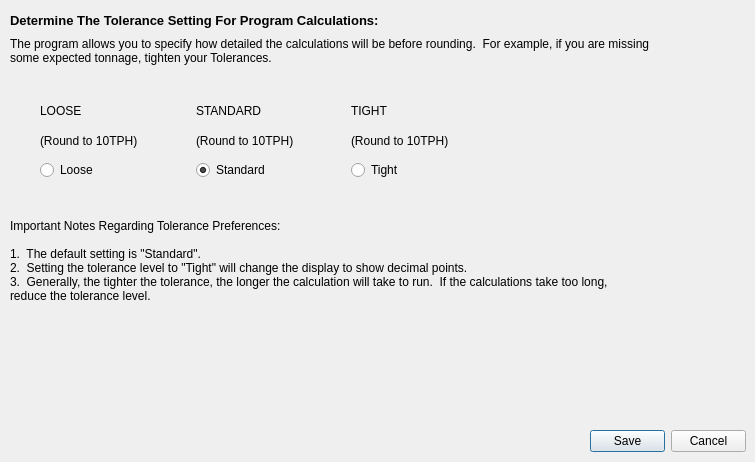
     <widget class="QWidget" name="TolerancesTab">
      <attribute name="title">
       <string>Tolerances</string>
      </attribute>
      <widget class="QLabel" name="label_101">
       <property name="geometry">
        <rect>
         <x>10</x>
         <y>10</y>
         <width>431</width>
         <height>21</height>
        </rect>
       </property>
       <property name="font">
        <font>
         <pointsize>10</pointsize>
         <weight>75</weight>
         <bold>true</bold>
         <underline>false</underline>
        </font>
       </property>
       <property name="text">
        <string>Determine The Tolerance Setting For Program Calculations:</string>
       </property>
      </widget>
      <widget class="QLabel" name="label_102">
       <property name="geometry">
        <rect>
         <x>10</x>
         <y>30</y>
         <width>671</width>
         <height>41</height>
        </rect>
       </property>
       <property name="font">
        <font>
         <pointsize>9</pointsize>
         <weight>50</weight>
         <bold>false</bold>
         <underline>false</underline>
        </font>
       </property>
       <property name="text">
        <string>The program allows you to specify how detailed the calculations will be before rounding.  For example, if you are missing
some expected tonnage, tighten your Tolerances.</string>
       </property>
      </widget>
      <widget class="QLabel" name="label_162">
       <property name="geometry">
        <rect>
         <x>10</x>
         <y>190</y>
         <width>661</width>
         <height>141</height>
        </rect>
       </property>
       <property name="font">
        <font>
         <pointsize>9</pointsize>
         <weight>50</weight>
         <bold>false</bold>
         <underline>false</underline>
        </font>
       </property>
       <property name="text">
        <string>Important Notes Regarding Tolerance Preferences:

1.  The default setting is &quot;Standard&quot;.
2.  Setting the tolerance level to &quot;Tight&quot; will change the display to show decimal points.
3.  Generally, the tighter the tolerance, the longer the calculation will take to run.  If the calculations take too long,
reduce the tolerance level.</string>
       </property>
      </widget>
      <widget class="QDialogButtonBox" name="buttonBox_6">
       <property name="geometry">
        <rect>
         <x>590</x>
         <y>430</y>
         <width>156</width>
         <height>23</height>
        </rect>
       </property>
       <property name="standardButtons">
        <set>QDialogButtonBox::Cancel|QDialogButtonBox::Save</set>
       </property>
      </widget>
      <widget class="QWidget" name="">
       <property name="geometry">
        <rect>
         <x>40</x>
         <y>100</y>
         <width>461</width>
         <height>21</height>
        </rect>
       </property>
       <layout class="QHBoxLayout" name="horizontalLayout_53">
        <item>
         <widget class="QLabel" name="label_163">
          <property name="text">
           <string>LOOSE</string>
          </property>
         </widget>
        </item>
        <item>
         <widget class="QLabel" name="label_164">
          <property name="text">
           <string>STANDARD</string>
          </property>
         </widget>
        </item>
        <item>
         <widget class="QLabel" name="label_165">
          <property name="text">
           <string>TIGHT</string>
          </property>
         </widget>
        </item>
       </layout>
      </widget>
      <widget class="QWidget" name="">
       <property name="geometry">
        <rect>
         <x>40</x>
         <y>130</y>
         <width>461</width>
         <height>21</height>
        </rect>
       </property>
       <layout class="QHBoxLayout" name="horizontalLayout_54">
        <item>
         <widget class="QLabel" name="label_166">
          <property name="text">
           <string>(Round to 10TPH)</string>
          </property>
         </widget>
        </item>
        <item>
         <widget class="QLabel" name="label_167">
          <property name="text">
           <string>(Round to 10TPH)</string>
          </property>
         </widget>
        </item>
        <item>
         <widget class="QLabel" name="label_168">
          <property name="text">
           <string>(Round to 10TPH)</string>
          </property>
         </widget>
        </item>
       </layout>
      </widget>
      <widget class="QWidget" name="">
       <property name="geometry">
        <rect>
         <x>40</x>
         <y>160</y>
         <width>461</width>
         <height>21</height>
        </rect>
       </property>
       <layout class="QHBoxLayout" name="horizontalLayout_55">
        <item>
         <widget class="QRadioButton" name="radioButton_49">
          <property name="text">
           <string>Loose</string>
          </property>
         </widget>
        </item>
        <item>
         <widget class="QRadioButton" name="radioButton_50">
          <property name="text">
           <string>Standard</string>
          </property>
          <property name="checked">
           <bool>true</bool>
          </property>
         </widget>
        </item>
        <item>
         <widget class="QRadioButton" name="radioButton_51">
          <property name="text">
           <string>Tight</string>
          </property>
         </widget>
        </item>
       </layout>
      </widget>
     </widget>
